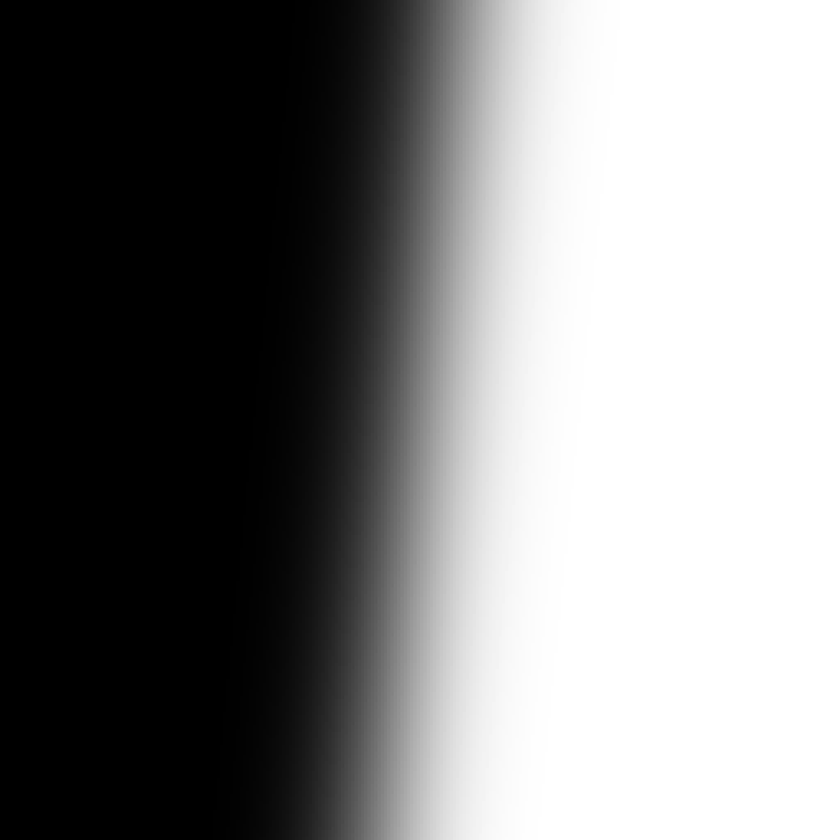
#> input picture 4 Оценка качества воспроизведения системой мелкой детали/1.png, 840 x 840 px, shrunk from 1500 x 1500 before the run
$ jupyter execute 2.ipynb
#> lines starting #> are read from the running program, lines starting #| are printed output that depends on the picture; long printed decimals are rounded
# Функция модуляции передачи

[cell 1]
import numpy as np
from PIL import Image, ImageFile
from matplotlib import pyplot as plt
from copy import deepcopy

[cell 2]
STEP = 4 # шаг в пикселях между образцами
SAMPLES = 20 # количество обозреваемых строк в изображении

[cell 3]
img1 = Image.open("1.png")
#> img1 is the input picture: PIL image 840x840 RGBA; mean R, G, B, A 128.5, 128.5, 128.5, 255
img1 = img1.rotate(5.71)
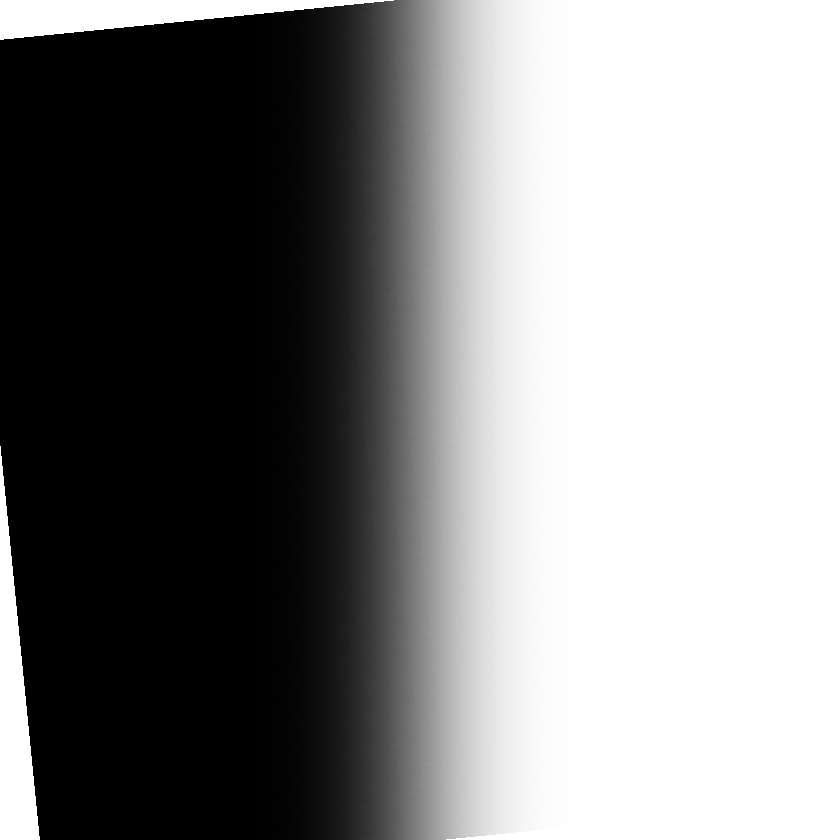
#> img1: PIL image 840x840 RGBA; mean R, G, B, A 122.7, 122.7, 122.7, 243.5; transparent parts drawn white
img2 = Image.open("2.png")
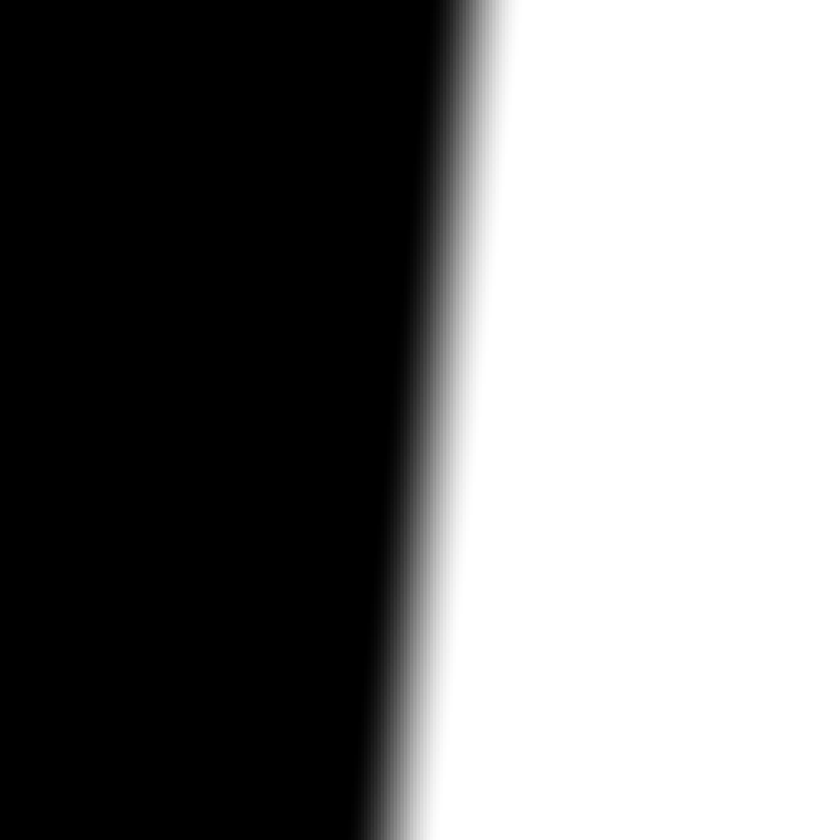
#> input picture 4 Оценка качества воспроизведения системой мелкой детали/2.png, 840 x 840 px, shrunk from 1500 x 1500 before the run
#> img2 is the input picture: PIL image 840x840 RGBA; mean R, G, B, A 123, 123, 123, 255
img2 = img2.rotate(5.71)
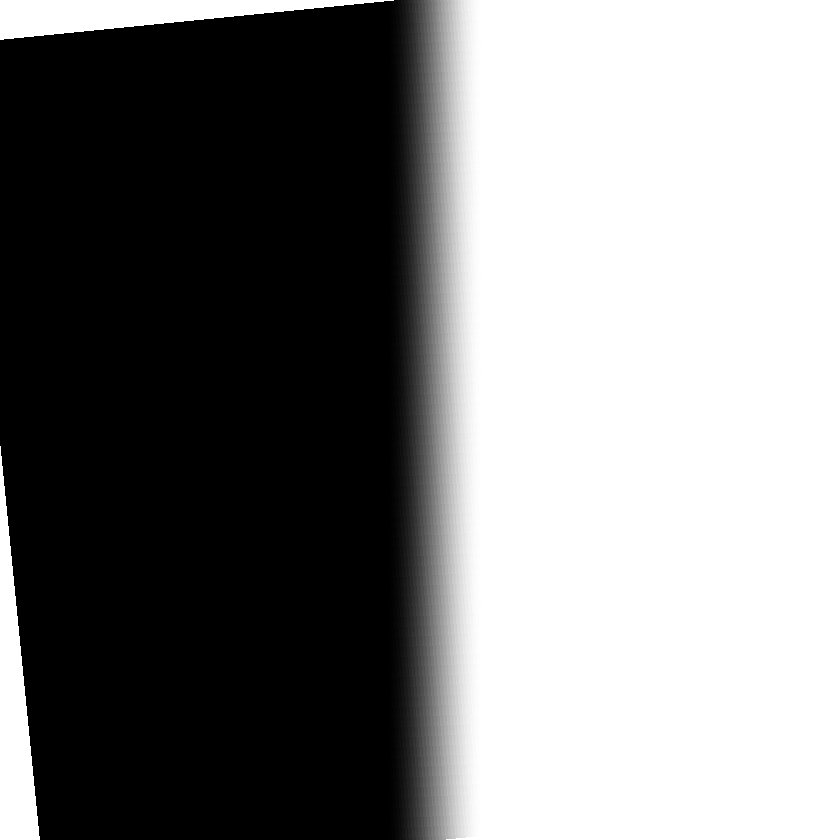
#> img2: PIL image 840x840 RGBA; mean R, G, B, A 117.3, 117.3, 117.3, 243.5; transparent parts drawn white

[cell 4]
def get_rows_avgs(img : ImageFile, step : int = STEP, samples : int = SAMPLES, scaled : bool = True) -> tuple[list[int], list[float]]:
    """
        Функция расчитывает средние значения яркости изображения по горизонтальной оси с шагом `step`
        Количество обозреваемых строк в изображениее `samples`
        Если `scaled` - True, нормализует значения
    """
    xs = [i for i in range(0, img.width, step)]
    ys = [0] * len(xs)
    samples_count = [0] * len(xs)

    pixels = img.load()

    for y in range(0, img.width, img.height // samples):
        for i in range(len(xs)):
            if pixels[xs[i], y][3] == 0:
                continue
            samples_count[i] += 1
            ys[i] += pixels[xs[i], y][0]

    for i in range(len(ys)):
        ys[i] /= samples_count[i]

    if scaled:
        mx = max(ys)
        for i in range(len(ys)):
            ys[i] /= mx

    return xs, ys

[cell 5]
def find_transition_params(avgs : tuple[list[int], list[float]]) -> tuple[int, int, int]:
    """
        Находит начало, конец и середину перехода
    """

    start = finish = 0
    # yctm - близжайший y к 0.5
    # xctm - соотвесвтующий yctm x
    yctm, xctm = 0, 0

    for y in range(len(avgs[1])):
        if avgs[1][y] < 0.1:
            start = avgs[0][y]

        if finish == 0 and avgs[1][y] >= 0.9:
            finish = avgs[0][y]

        if yctm == 0:
            yctm = avgs[1][y]
            xctm = avgs[0][y]

        if abs(0.5 - yctm) > abs(0.5 - avgs[1][y]):
            yctm = avgs[1][y]
            xctm = avgs[0][y]


    return start, finish, xctm

[cell 6]
def shrink_avgs(avgs : tuple[list[int], list[float]], start : int, finish : int) -> tuple[list[int], list[float]]:
    """
        Сокращает переходы до указанного диапазона
    """

    shrinked = deepcopy(avgs)

    while shrinked[0][0] < start:
        del shrinked[0][0]
        del shrinked[1][0]

    while shrinked[0][-1] > finish:
        del shrinked[0][-1]
        del shrinked[1][-1]

    return shrinked

[cell 7]
def start_from_zero(avgs : tuple[list[int], list[float]]) -> tuple[list[int], list[float]]:
    sfz = deepcopy(avgs)
    for i in range(len(sfz[0])):
        sfz[0][i] = i * STEP

    return sfz

[cell 8]
def set_center_to(avgs : tuple[list[int], list[float]], center : int) -> tuple[list[int], list[float]]:
    centered = deepcopy(avgs)
    middle = find_transition_params(centered)[2]

    print(middle, center)

    while middle > center:
        del centered[0][0]
        del centered[1][0]

        middle = find_transition_params(centered)[2]

    return centered

[cell 9]
def align_from_center(avgs : tuple[list[int], list[float]]) -> tuple[list[int], list[float]]:
    aligned = deepcopy(avgs)

    for i in range(len(avgs[0]) // 2):
        aligned[1][len(aligned[1]) - 1 - i] = aligned[1][i]

    return aligned

[cell 10]
def get_line_blur(avgs : tuple[list[int], list[float]]) -> tuple[list[int], list[float]]:
    middle = find_transition_params(avgs)[2]

    blur = avgs[0], [0]

    for i in range(len(blur[0])):
        blur[0][i] -= middle

    for i in range(1, len(avgs[1])):
        blur[1].append(abs(avgs[1][i-1] - avgs[1][i]))

    blur[0].append(blur[0][-1] + STEP)
    blur[1].append(0)

    return blur

[cell 11]
def calc_MTF(blur : tuple[list[int], list[float]]):
    x, y = blur

    fft_result = np.fft.fft(y)
    fft_result_normalized = np.abs(fft_result) / np.max(np.abs(fft_result))

    MTF = np.abs(fft_result_normalized)

    freqs = np.fft.fftfreq(len(x), d=STEP)

    possitive_mask = freqs >= 0
    freqs_possitive = freqs[possitive_mask]

    MTF_possitive = MTF[possitive_mask]

    idx = np.argsort(freqs_possitive)
    freqs_sorted = freqs_possitive[idx]
    MTF_sorted = MTF_possitive[idx]

    return freqs_sorted, MTF_sorted

[cell 12]
def plot_avgs(avgs : tuple[list[int], list[float]], title : str = "") -> None:
    """
        Отображает на графике средние значения яркости
        Подписывает график `title`
    """
    plt.figure(figsize=(10, 5))
    plt.plot(avgs[0], avgs[1])
    plt.axhline(y=0.9, color='r', linewidth=1)
    plt.axhline(y=0.1, color='r', linewidth=1)
    plt.title(title)
    plt.xlabel("Пискели")
    plt.ylabel("Средняя яркость")
    plt.yticks([y * 0.1 for y in range(0, 11)])
    # plt.xticks(avgs[0])
    plt.grid()

[cell 13]
def plot_line_blur(blur : tuple[list[int], list[float]], title : str = "") -> None:
    plt.figure(figsize=(10, 5))
    plt.plot(blur[0], blur[1])
    plt.title(title)
    plt.xlabel("Пискели")
    plt.ylabel("Краевая функция")
    plt.grid()

[cell 14]
def plot_MTF(freqs, MTF, title : str ="") -> None:
    plt.figure(figsize=(10, 5))
    plt.plot(freqs, MTF)
    plt.title(title)
    plt.xlabel("Частота")
    plt.ylabel("MTF")
    plt.grid()

[cell 15]
avgs1 = get_rows_avgs(img1)
#> after the loop in get_rows_avgs, `for y in range(0, img.width, img.height // samples):`: samples_count = 210 values, max 20 at index 99, min 10 at index 0, mean 19.09; ys = 210 values, max 5100 at index 145, min 0 at index 0, mean 2498.9
#> after the loop in get_rows_avgs, `for i in range(len(ys)):`: ys = 210 values from 0 to 255
#> in get_rows_avgs, `mx = max(ys)`: mx = 255
#> after the loop in get_rows_avgs, `for i in range(len(ys)):`: ys = 210 values from 0 to 1
avgs2 = get_rows_avgs(img2)

plot_avgs(avgs1)
plot_avgs(avgs2)
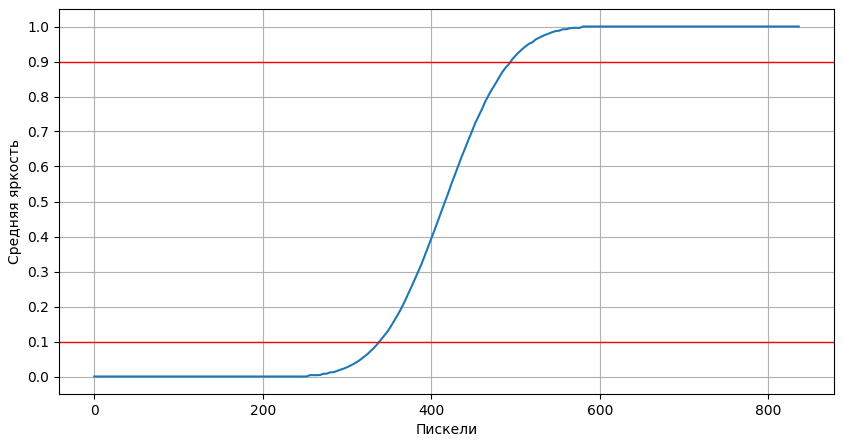
#> figure drawn by matplotlib, 1 panel; curve peaks at x = 580, y = 1
#> figure, not shown here; curve peaks at x = 484, y = 1

[cell 16]
start1, finish1, middle1 = find_transition_params(avgs1)
#> the loop in find_transition_params, `for y in range(len(avgs[1])):` made 210 passes
#> (start, yctm, xctm) on passes 1 to 12: (0, 0, 0), (4, 0, 4), (8, 0, 8), (12, 0, 12), (16, 0, 16), (20, 0, 20), (24, 0, 24), (28, 0, 28), (32, 0, 32), (36, 0, 36), (40, 0, 40), (44, 0, 44)
#> (yctm, xctm) on passes 86 to 91: (0.104, 340), (0.117, 344), (0.128, 348), (0.143, 352), (0.16, 356), (0.175, 360)
#> after the loop in find_transition_params, `for y in range(len(avgs[1])):`: finish = 496; xctm = 416; yctm = 0.498
#> start1 = 336; finish1 = 496; middle1 = 416
width1 = finish1 - start1
#> width1 = 160
start2, finish2, middle2 = find_transition_params(avgs2)
#> the loop in find_transition_params (call 2), `for y in range(len(avgs[1])):` made 210 passes
#> start on pass 100: 396
#> start2 = 404; finish2 = 464; middle2 = 436
width2 = finish2 - start2
#> width2 = 60

print("Параметры переходов")
print(f"Переход 1: [{start1}, {finish1}] (ширина: {width1}), центр перехода - {middle1}")
#| Переход 1: [336, 496] (ширина: 160), центр перехода - 416
print(f"Переход 2: [{start2}, {finish2}] (ширина: {width2}), центр перехода - {middle2}")
#| Переход 2: [404, 464] (ширина: 60), центр перехода - 436

[cell 17]
shrinked1 = start_from_zero(shrink_avgs(avgs1, start1, finish1))
#> the loop in shrink_avgs, `while shrinked[0][0] < start:` made 84 passes
#> the loop in shrink_avgs, `while shrinked[0][-1] > finish:` made 85 passes
#> the loop in start_from_zero, `for i in range(len(sfz[0])):` made 41 passes
shrinked2 = start_from_zero(shrink_avgs(avgs2, start1, finish1))
#> the loop in shrink_avgs (call 2), `while shrinked[0][0] < start:` made 84 passes
#> the loop in shrink_avgs (call 2), `while shrinked[0][-1] > finish:` made 85 passes
#> the loop in start_from_zero (call 2), `for i in range(len(sfz[0])):` made 41 passes

print(find_transition_params(shrinked1))
#| (0, 160, 80)
print(find_transition_params(shrinked2))
#| (68, 128, 100)

del shrinked2[1][0]
del shrinked2[0][-1]

plot_avgs(shrinked1)
plot_avgs(shrinked2)
#> figure, not shown here; curve peaks at x = 160, y = 0.906
#> figure, not shown here; curve peaks at x = 144, y = 1

[cell 18]
start1, finish1, middle1 = find_transition_params(shrinked1)
width1 = finish1 - start1
start2, finish2, middle2 = find_transition_params(shrinked2)
width2 = finish2 - start2

print("Параметры переходов")
print(f"Переход 1: [{start1}, {finish1}] (ширина: {width1}), центр перехода - {middle1}")
#| Переход 1: [0, 160] (ширина: 160), центр перехода - 80
print(f"Переход 2: [{start2}, {finish2}] (ширина: {width2}), центр перехода - {middle2}")
#| Переход 2: [64, 124] (ширина: 60), центр перехода - 96

[cell 19]
blur1 = align_from_center(get_line_blur(shrinked1))
#> the loop in get_line_blur, `for i in range(len(blur[0])):` made 41 passes
#> the loop in get_line_blur, `for i in range(1, len(avgs[1])):` made 40 passes
#> the loop in align_from_center, `for i in range(len(avgs[0]) // 2):` made 21 passes
blur2 = align_from_center(get_line_blur(shrinked2))
#> the loop in get_line_blur (call 2), `for i in range(len(blur[0])):` made 40 passes
#> the loop in get_line_blur (call 2), `for i in range(1, len(avgs[1])):` made 39 passes
#> the loop in align_from_center (call 2), `for i in range(len(avgs[0]) // 2):` made 20 passes

plot_line_blur(blur1)
plot_line_blur(blur2)
#> figure, not shown here; curve peaks at x = -8, y = 0.0267
#> figure, not shown here; curve peaks at x = -16, y = 0.0563

[cell 20]
freqs1, mtf1 = calc_MTF(blur1)
freqs2, mtf2 = calc_MTF(blur2)

plot_MTF(freqs1, mtf1)
plot_MTF(freqs2, mtf2)
#> figure, not shown here; curve peaks at x = 0, y = 1
#> figure, not shown here; curve peaks at x = 0, y = 1

# Оценка качества вопроизведения системой мелкой детали

**Формула нахождения спектра квадратной аперутры**
$
\operatorname{sinc}(v) = \begin{cases}
\frac{\sin(\pi v)}{\pi v} & ; v \neq 0 \\
1 & ; v = 0
\end{cases}
$
где 𝑙 – ширина штриха, 𝑝𝑥; 𝜈 – частота, $𝑝𝑥^{−1}$.

Было выбрана 3 штриха:
- шириной 10 px;
- шириной 20 px;
- шириной 30 px;

[cell 21]
def sinc(v : float, width : int) -> float:
    if v == 0: return 1
    return np.sin(np.pi * width * v) / (np.pi * width * v)

[cell 22]
def get_spectrum_intensity(width : int, freqs : list[float]) -> list[float]:
    spectrum = []

    for v in freqs:
        spectrum.append(abs(sinc(width, v)))

    return spectrum

[cell 23]
def get_spectrums(widths: tuple[int], freqs : list[float]) -> list[list[int]]:
    spectrums = []

    for width in widths:
        spectrum = get_spectrum_intensity(width, freqs)
        spectrums += [(freqs, spectrum, f"Ширина штриха = {width} px")]

    return spectrums

[cell 24]
def get_spectrums_spreads(widths, mtf, freqs):
    spectrums = []
    for width in widths:
        spectrum = get_spectrum_intensity(width, freqs)
        for i in range(len(spectrum)):
            spectrum[i] *= mtf[i]
        spectrums.append((freqs, spectrum, f"Система {1 if mtf is mtf1 else 2} | Ширина штриха = {width} px"))
    return spectrums

[cell 25]
def get_ESF_v(spectrum, freqs):
    x, min_freq = 0, float('inf')

    for i in range(1, len(freqs)):
        if freqs[i] is np.nan: continue
        if freqs[i] < min_freq:
            min_freq = freqs[i]
            x = i
    f3 = spectrum[x]
    h = []
    print(x, f3)
    for x in spectrum:
        h.append((x + f3 + 2) / 4)
    return h

[cell 26]
def display_spectrum_intensity(freqs : list[float], intensities : list[list[float]], label : str = "") -> None:
    plt.figure(figsize=(10, 5))
    plt.title(label)
    for intensity in intensities:
        plt.plot(intensity[0], intensity[1], label=intensity[2])
    plt.xlabel("Коеф передачи модуляции")
    plt.ylabel("Пространственная частота, px^-1")
    plt.grid()
    plt.legend()
    plt.show()

[cell 27]
widths = 10, 20, 30

[cell 28]
spectrums1 = get_spectrums(widths, freqs1)
spectrums2 = get_spectrums(widths, freqs2)

display_spectrum_intensity(freqs1, spectrums1, "Система 1")
#> the loop in display_spectrum_intensity, `for intensity in intensities:` made 3 passes
display_spectrum_intensity(freqs2, spectrums2, "Система 2")
#> call 2 of display_spectrum_intensity, with freqs = array of shape (21,), label = 'Система 2'
#> the loop in display_spectrum_intensity (call 2), `for intensity in intensities:` made 3 passes
#> in display_spectrum_intensity (call 2), `plt.show()`:
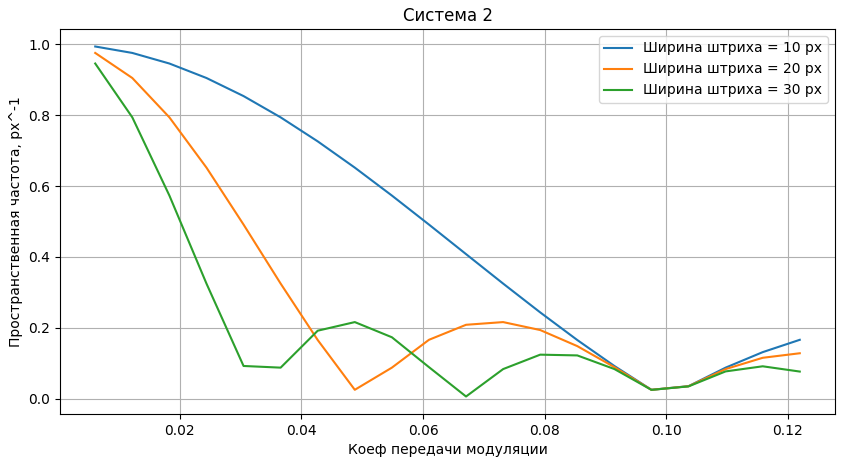
#> figure drawn by matplotlib, 1 panel

[cell 29]
spectrums_spread1 = get_spectrums_spreads(widths, mtf1, freqs1)
spectrums_spread2 = get_spectrums_spreads(widths, mtf2, freqs2)

display_spectrum_intensity(freqs1, spectrums_spread1, "Система 1")
#> call 3 of display_spectrum_intensity, with freqs = array of shape (21,), label = 'Система 1'
#> the loop in display_spectrum_intensity (call 3), `for intensity in intensities:` made 3 passes
#> in display_spectrum_intensity (call 3), `plt.show()`:
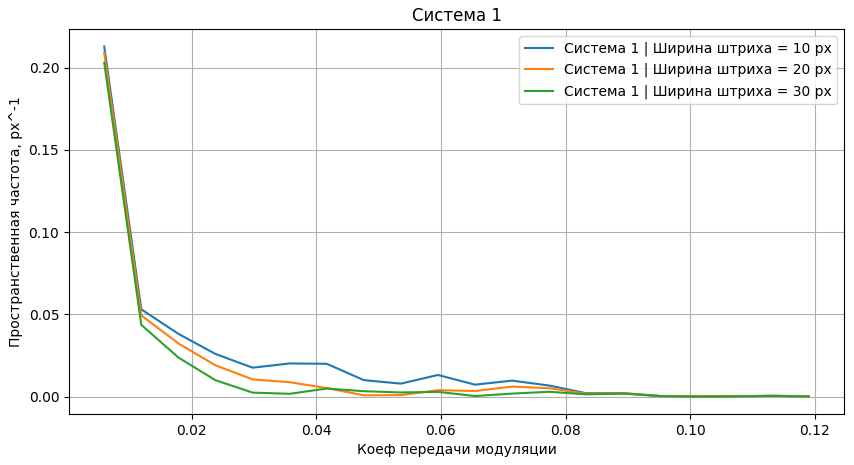
#> figure drawn by matplotlib, 1 panel
display_spectrum_intensity(freqs1, spectrums_spread2, "Система 2")
#> call 4 of display_spectrum_intensity, with freqs = array of shape (21,), label = 'Система 2'
#> the loop in display_spectrum_intensity (call 4), `for intensity in intensities:` made 3 passes
#> in display_spectrum_intensity (call 4), `plt.show()`:
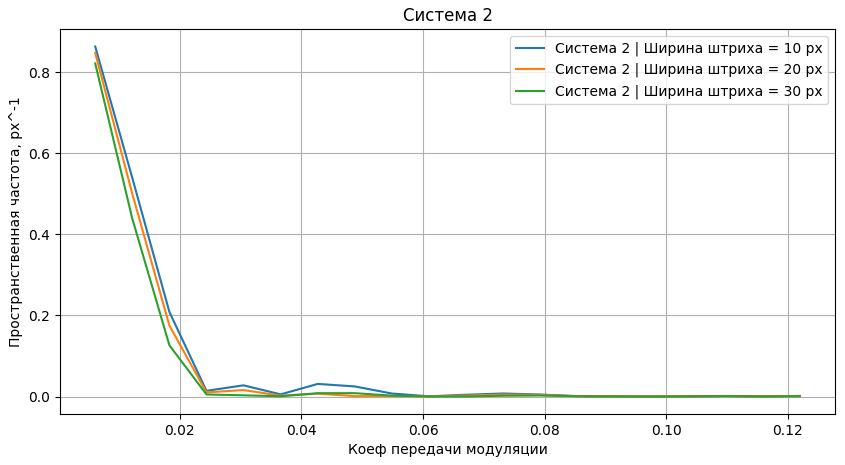
#> figure drawn by matplotlib, 1 panel

[cell 30]
def get_ESF(mtf, freqs, widths):
    h = []
    for width in widths:
        spectrum = get_spectrum_intensity(width, freqs)
        for i in range(len(spectrum)):
            spectrum[i] *= mtf[i]
        h.append([freqs1, get_ESF_v(spectrum, freqs), f"Система {1 if mtf is mtf1 else 2} | Штрих {width} px"])

    return h

display_spectrum_intensity(freqs1, get_ESF(mtf1, freqs1, widths), "Система 1")
#> the loop in get_ESF, `for width in widths:` made 3 passes
#| 1 0.2129
#| 1 0.2092
#| 1 0.2031
#> the loop in display_spectrum_intensity (call 5), `for intensity in intensities:` made 3 passes
#> in display_spectrum_intensity (call 5), `plt.show()`:
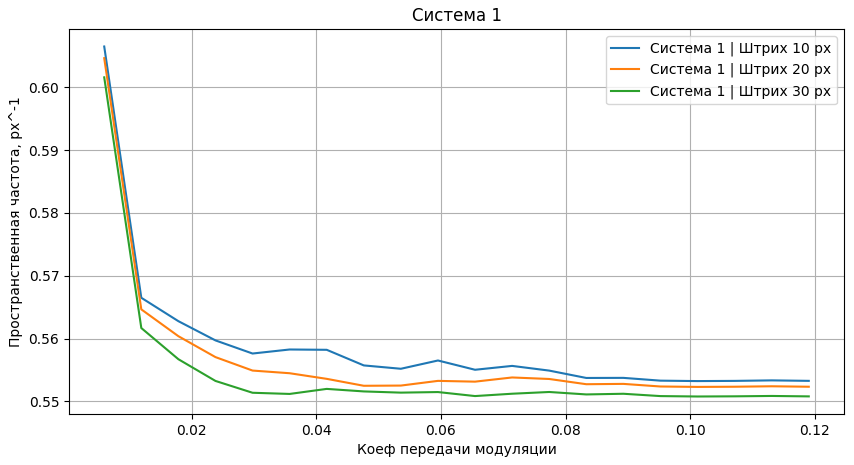
#> figure drawn by matplotlib, 1 panel
display_spectrum_intensity(freqs2, get_ESF(mtf2, freqs2, widths), "Система 2")
#> the loop in get_ESF (call 2), `for width in widths:` made 3 passes
#| 1 0.864
#| 1 0.8482
#| 1 0.8223
#> the loop in display_spectrum_intensity (call 6), `for intensity in intensities:` made 3 passes
#> in display_spectrum_intensity (call 6), `plt.show()`:
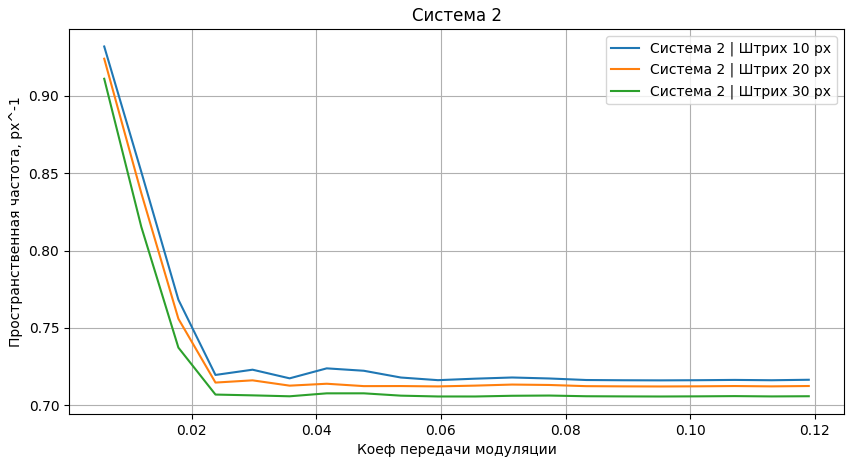
#> figure drawn by matplotlib, 1 panel
